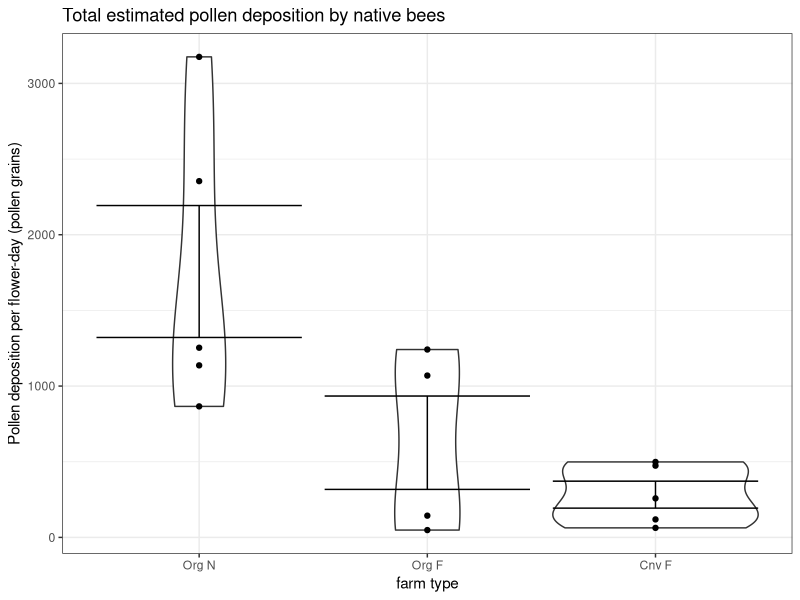
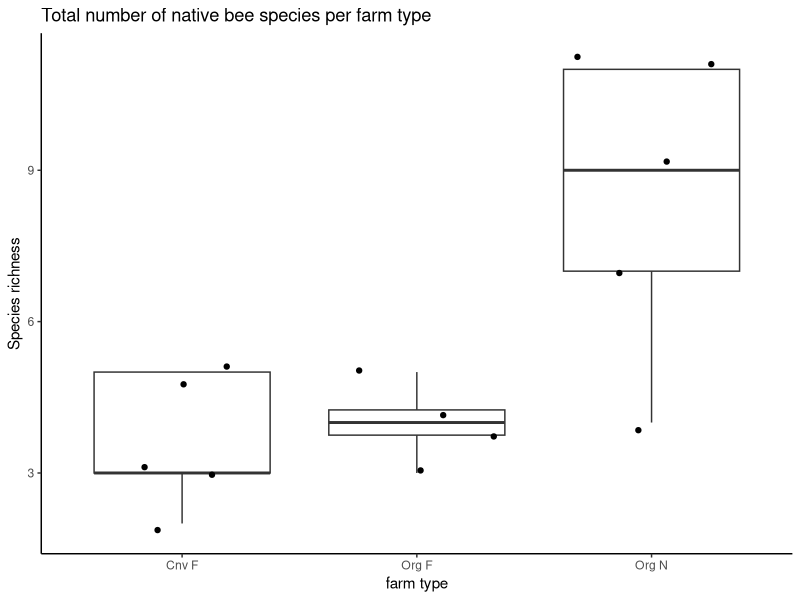

Write R code to recreate these figures, in order.
## ---- chunk 1
# Loading in necessary packages
suppressPackageStartupMessages(library(dplyr))
suppressPackageStartupMessages(library(ggplot2))

# reading in the data 
watermelon <- read.csv("watermelon.csv")

# Grouping the different farm types
watermelon$farm_type <- paste(watermelon$management, watermelon$prox_habitat)

# bar plot by farm type 
watermelon %>%
ggplot(aes(x = reorder(farm_type, -Pollen_deposition), y = Pollen_deposition)) +
  geom_violin() + geom_point() + geom_errorbar(stat = "summary") +
  ggtitle("Total estimated pollen deposition by native bees") +  
       ylab("Pollen deposition per flower-day (pollen grains)") +  
       xlab("farm type") + theme_bw()
 

## ---- chunk 2
# Simulate data for native bee abundance 
# ON farm type 
bee1 <- rep(c("native", "introduced"), c(80,20))
random_sample1 <- sample(c("native", "introduced"), size = 20, replace = TRUE, prob = c(0.8,0.2))
table(random_sample1)

# OF farm type
bee2 <- rep(c("native", "introduced"), c(30,70))
random_sample2 <- sample(c("native", "introduced"), size = 20, replace = TRUE, prob = c(0.3,0.7))

# CF
bee3 <- rep(c("native", "introduced"), c(20,80))
random_sample3 <- sample(c("native", "introduced"), size = 20, replace = TRUE, prob = c(0.2,0.8))

# Graphing species richness and ###relative abundance!!! 
watermelon %>% 
ggplot(aes(x = farm_type, y = Richness)) +
  geom_boxplot() + theme_classic() +
  geom_jitter() +
  ggtitle("Total number of native bee species per farm type") +  
       ylab("Species richness") +  xlab("farm type") 
